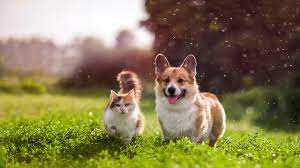
#> input picture Photos/3.jpg, 300 x 168 px, found by its file name
$ python splitmerge.py
#> lines starting #> are read from the running program, lines starting #| are printed output that depends on the picture
import cv2 as cv
import numpy as np

img = cv.imread('Photos/3.jpg')
#> img is the input picture: shape (168, 300, 3); mean B, G, R 80.3, 122.2, 133.5
cv.imshow('Cat', img)

blank = np.zeros(img.shape[:2], dtype='uint8')


b,g,r = cv.split(img)
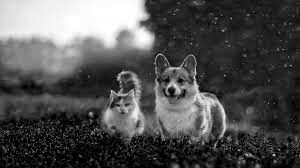
#> b: shape (168, 300); min 0, max 255, mean 80.3
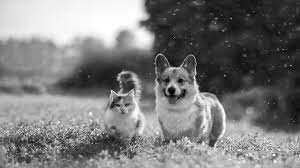
#> g: shape (168, 300); min 0, max 255, mean 122.2
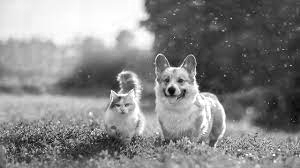
#> r: shape (168, 300); min 0, max 255, mean 133.5

blue = cv.merge([b,blank,blank])
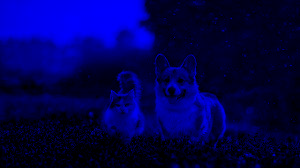
#> blue: shape (168, 300, 3); mean of channels 0, 1, 2 80.3, 0, 0; drawn as B, G, R
green = cv.merge([blank,g,blank])
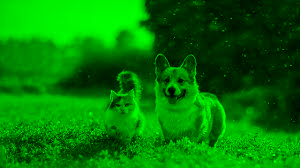
#> green: shape (168, 300, 3); mean of channels 0, 1, 2 0, 122.2, 0; drawn as B, G, R
red = cv.merge([blank,blank,r])
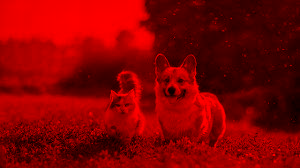
#> red: shape (168, 300, 3); mean of channels 0, 1, 2 0, 0, 133.5; drawn as B, G, R

cv.imshow('Blue',blue)
cv.imshow('Green', green)
cv.imshow('Red', red)

merged = cv.merge([b,g,r])
cv.imshow('Merged',merged)


cv.waitKey(0)

$ run again, with Photos/2.jpg copied over Photos/3.jpg
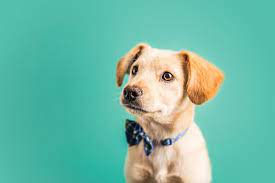
#> input picture Photos/2.jpg, 275 x 183 px, found by its file name
#> img is the input picture: shape (183, 275, 3); mean B, G, R 166.1, 185.6, 110.4
#> `green = cv.merge([blank,g,blank])`:
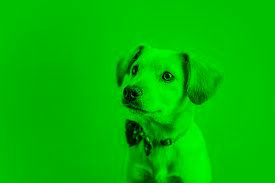
#> green: shape (183, 275, 3); mean of channels 0, 1, 2 0, 185.6, 0; drawn as B, G, R
#> `red = cv.merge([blank,blank,r])`:
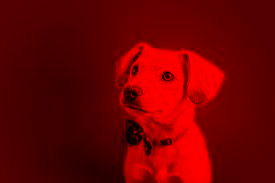
#> red: shape (183, 275, 3); mean of channels 0, 1, 2 0, 0, 110.4; drawn as B, G, R

$ run again, with Photos/4.jpg copied over Photos/3.jpg
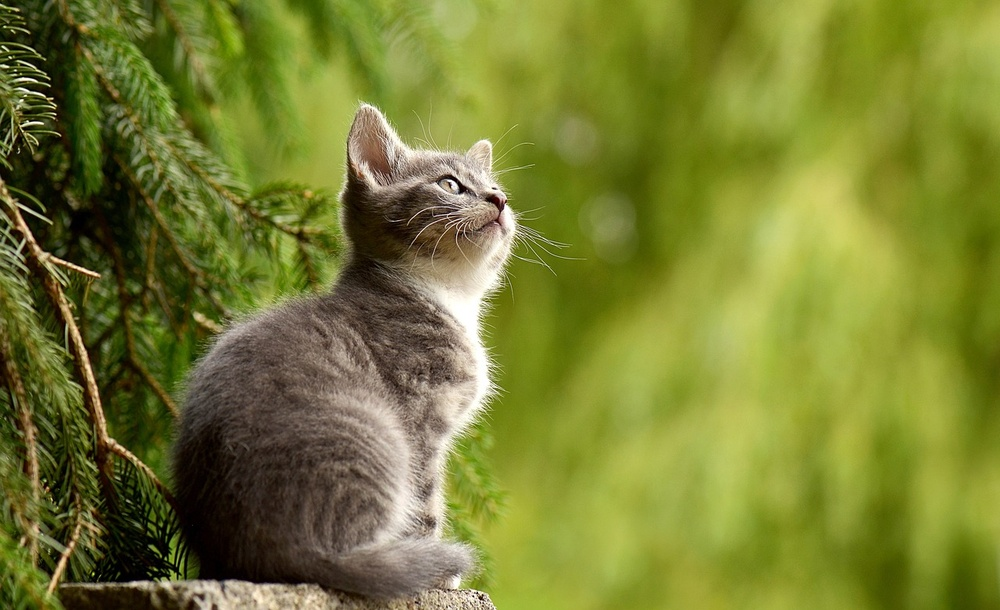
#> input picture Photos/4.jpg, 1000 x 610 px, shrunk from 1280 x 781 before the run, found by its file name
#> img is the input picture: shape (610, 1000, 3); mean B, G, R 49.8, 125.8, 119.2
#> `green = cv.merge([blank,g,blank])`:
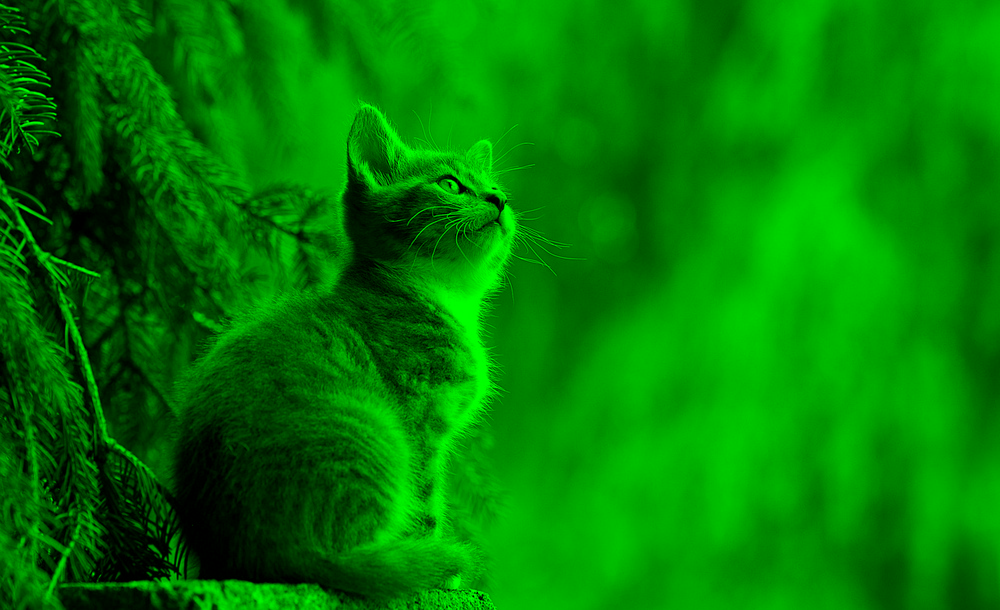
#> green: shape (610, 1000, 3); mean of channels 0, 1, 2 0, 125.8, 0; drawn as B, G, R
#> `red = cv.merge([blank,blank,r])`:
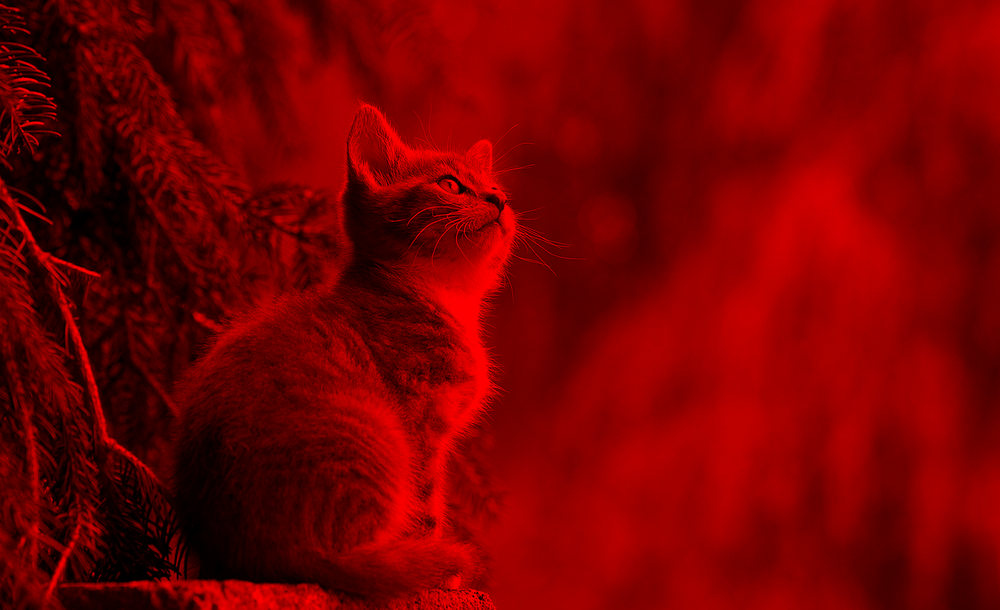
#> red: shape (610, 1000, 3); mean of channels 0, 1, 2 0, 0, 119.2; drawn as B, G, R
